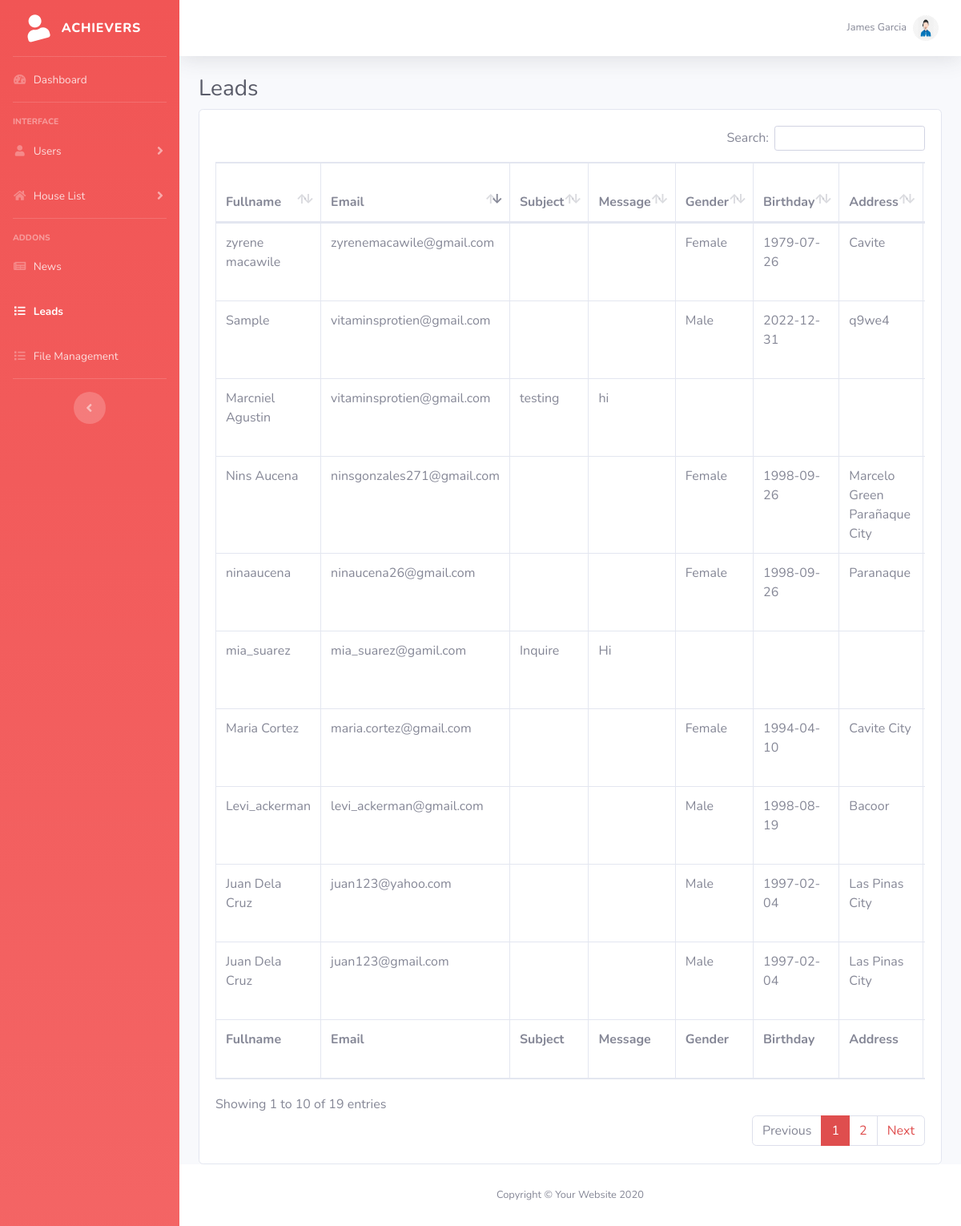
Page /index.php/admin/leads (signed in) on the committed database.
### tables this page shows
CREATE TABLE `leads` (
  `leads_id` int(10) NOT NULL,
  `fullname` longtext NOT NULL,
  `email` longtext NOT NULL,
  `subject` longtext NOT NULL,
  `message` longtext NOT NULL,
  `date_added` datetime NOT NULL,
  `gender` longtext NOT NULL,
  `birthday` longtext NOT NULL,
  `address` longtext NOT NULL,
  `employment_industry` longtext NOT NULL,
  `source_of_income` longtext NOT NULL,
  `employment_type` longtext NOT NULL,
  `lead_source` longtext NOT NULL,
  `income_bracket` longtext NOT NULL,
  `contact_number` longtext NOT NULL,
  `civil_status` longtext NOT NULL,
  `agent_id` int(11) NOT NULL,
  `leads_status` longtext NOT NULL
);

### application/controllers/Admin.php (called while the page is built, shortened)
<?php
class Admin extends CI_Controller {
	public function __construct(){
		$this->load->model('file');
	}
	public function leads(){
		$data = array(
				'title'	=> 'Admin | '.myadmintitle(),
				'page'	=> 'leads',
				'subd'	=> my_get_houselisting_admin(),
		);
		$this->load->view('admin/global/header',$data);
		$this->load->view('admin/global/nav',$data);
		$this->load->view('admin/leads',$data);
		$this->load->view('admin/global/footer',$data);
	}
}

### index.php (called while the page is built, shortened)
<?php
require_once BASEPATH.'core/CodeIgniter.php';

### application/helpers/admin_helper.php (called while the page is built, shortened)
<?php
if(!function_exists('mysession_admin')){
	function mysession_admin(){
		$CI =& get_instance();
		return $CI->session->userdata('admin');
	}
}
if(!function_exists('get_admin_data_field')){
	function get_admin_data_field($field){
		$CI =& get_instance();
		$CI->db->select('*');
		$CI->db->from('admin');
		$CI->db->where(array('admin_id'=>mysession_admin()));
		$query = $CI->db->get()->result_array();
		$query = current($query);
		return $query[$field];
	}
}

### application/helpers/global_helper.php (called while the page is built, shortened)
<?php
if(!function_exists('get_all_leads')){
	function get_all_leads()
	{
		$CI =& get_instance();
		$CI->db->select('leads.*, employment_industry.value as employment_industry1, source_of_income.value as source_of_income1, civil_status.value as civil_status1, employment_type.value as employment_type1, lead_source.value as lead_source1, income_bracket.value as income_bracket1,users_employee.fname,users_employee.lname');
		$CI->db->from('leads');
		$CI->db->join('employment_industry', 'leads.employment_industry = employment_industry.id', 'left');
		$CI->db->join('source_of_income', 'leads.source_of_income = source_of_income.id', 'left');
		$CI->db->join('civil_status', 'leads.civil_status = civil_status.id', 'left');
		$CI->db->join('employment_type', 'leads.employment_type = employment_type.id', 'left');
		$CI->db->join('lead_source', 'leads.lead_source = lead_source.id', 'left');
		$CI->db->join('income_bracket', 'leads.income_bracket = income_bracket.id', 'left');
		$CI->db->join('users_employee', 'leads.agent_id = users_employee.emp_id', 'left');
		$result = $CI->db->get()->result_array();
		return $result;
	}
}

### application/views/admin/leads.php (the view, shortened to what this page needs)
<div class="container-fluid">
          <h1 class="h3 mb-2 text-gray-800">Leads</h1>
          <div class="card">
          	<div class="card-body">
          		<div class="table-responsive">
                <table class="table table-bordered" id="table_id" width="100%" cellspacing="0">
                  <thead>
                    <tr>
                      <th>Fullname</th>
                      <th>Email</th>
                      <th>Subject</th>
                      <th>Message</th>
                      <th>Gender</th>
                      <th>Birthday</th>
                      <th>Address</th>
                      <th>Employment Industry</th>
                    </tr>
                  </thead>
                  <tfoot>
                    <tr>
                      <th>Fullname</th>
                      <th>Email</th>
                      <th>Subject</th>
                      <th>Message</th>
                      <th>Gender</th>
                      <th>Birthday</th>
                      <th>Address</th>
                      <th>Employment Industry</th>
                    </tr>
                  </tfoot>
                  <tbody>
                    <?php
                    foreach(get_all_leads() as $key => $value){
                    ?>
                    <tr>
                      <td><?php echo $value['fullname'] ?></td>
                      <td><?php echo $value['email'] ?></td>
                      <td><?php echo $value['subject'] ?></td>
                      <td><?php echo $value['message'] ?></td>
                      <td><?php echo $value['gender'] ?></td>
                      <td><?php echo $value['birthday'] ?></td>
                      <td><?php echo $value['address'] ?></td>
                      <td><?php echo $value['employment_industry1'] ?></td>
                    </tr>
                    <?php
                  }
                    ?>
                </tbody>
            </table>
          </div>
        </div>
      </div>
</div>

### application/views/admin/global/nav.php (shortened to what this page needs)
<body id="page-top">
  <div id="wrapper">
    <ul class="navbar-nav bg-gradient-primary sidebar sidebar-dark accordion" id="accordionSidebar">
      <a class="sidebar-brand d-flex align-items-center justify-content-center" href="<?=base_url()?>admin">
        <div class="sidebar-brand-icon rotate-n-15">
          <i class="fas fa-user"></i>
        </div>
        <div class="sidebar-brand-text mx-3">Achievers </div>
      </a>
      <hr class="sidebar-divider my-0">
      <li class="nav-item <?=($page =='dashboard')?'active':''?>">
        <a class="nav-link" href="<?=base_url()?>admin">
          <i class="fas fa-fw fa-tachometer-alt"></i>
          <span>Dashboard</span></a>
      </li>
      <hr class="sidebar-divider">
      <div class="sidebar-heading">
        Interface
      </div>
      <li class="nav-item <?=($page == 'users' || $page == 'agents')?'active':'';?>">
        <a class="nav-link collapsed" href="#" data-toggle="collapse" data-target="#collapseTwo" aria-expanded="true" aria-controls="collapseTwo">
          <i class="fas fa-fw fa-user"></i>
          <span>Users</span>
        </a>
      </li>
      <li class="nav-item <?=($page=='addhouse' || $page == 'houselist' || $page=='subdivision' || $page=='sellhouse')?'active':'';?>">
        <a class="nav-link collapsed" href="#" data-toggle="collapse" data-target="#collapseUtilities" aria-expanded="true" aria-controls="collapseUtilities">
          <i class="fas fa-fw fa-home"></i>
          <span>House List</span>
        </a>
      </li>
      <hr class="sidebar-divider">
      <div class="sidebar-heading">
        Addons
      </div>
      <li class="nav-item <?=($page =='news')?'active':''?>">
        <a class="nav-link" href="<?=base_url()?>admin/news">
          <i class="fas fa-fw fa-newspaper"></i>
          <span>News</span></a>
      </li>
      <li class="nav-item <?=($page =='leads')?'active':''?>">
        <a class="nav-link" href="<?=base_url()?>admin/leads">
          <i class="fas fa-fw fa-list"></i>
          <span>Leads</span></a>
      </li>
      <li class="nav-item <?=($page =='file_management')?'active':''?>">
        <a class="nav-link" href="<?=base_url()?>admin/file_management">
          <i class="fas fa-fw fa-list"></i>
          <span>File Management</span></a>
      </li>
      <hr class="sidebar-divider d-none d-md-block">
      <div class="text-center d-none d-md-inline">
        <button class="rounded-circle border-0" id="sidebarToggle"></button>
      </div>
    </ul>
    <div id="content-wrapper" class="d-flex flex-column">
      <div id="content">
        <nav class="navbar navbar-expand navbar-light bg-white topbar mb-4 static-top shadow">
          <ul class="navbar-nav ml-auto">
            <li class="nav-item dropdown no-arrow">
              <a class="nav-link dropdown-toggle" href="#" id="userDropdown" role="button" data-toggle="dropdown" aria-haspopup="true" aria-expanded="false">
                <span class="mr-2 d-none d-lg-inline text-gray-600 small"><?=get_admin_data_field('fname')?> <?=get_admin_data_field('mname')?> <?=get_admin_data_field('lname')?> </span>
                <img class="img-profile rounded-circle" src="<?=base_url()?>assets/image/agent.png">
              </a>
            </li>
          </ul>
        </nav>

### rows in the picture
leads: fullname "Sample", email "vitaminsprotien@gmail.com", gender "Male", birthday "2022-12-31", address "q9we4"
leads: fullname "Juan Dela Cruz", email "juan123@gmail.com", gender "Male", birthday "1997-02-04", address "Las Pinas City"
leads: fullname "Juan Dela Cruz", email "juan123@yahoo.com", gender "Male", birthday "1997-02-04", address "Las Pinas City"
leads: fullname "mia_suarez", email "mia_suarez@gamil.com", subject "Inquire", message "Hi"
leads: fullname "Levi_ackerman", email "levi_ackerman@gmail.com", gender "Male", birthday "1998-08-19", address "Bacoor"
leads: fullname "ninaaucena", email "ninaucena26@gmail.com", gender "Female", birthday "1998-09-26", address "Paranaque"
leads: fullname "Maria Cortez", email "maria.cortez@gmail.com", gender "Female", birthday "1994-04-10", address "Cavite City"
leads: fullname "Nins Aucena", email "ninsgonzales271@gmail.com", gender "Female", birthday "1998-09-26", address "Marcelo Green Parañaque City"
leads: fullname "zyrene macawile", email "zyrenemacawile@gmail.com", gender "Female", birthday "1979-07-26", address "Cavite"
leads: fullname "Marcniel Agustin", email "vitaminsprotien@gmail.com", subject "testing", message "hi"

### other values in the picture
get_admin_data_field('fname') "James"
get_admin_data_field('lname') "Garcia"
